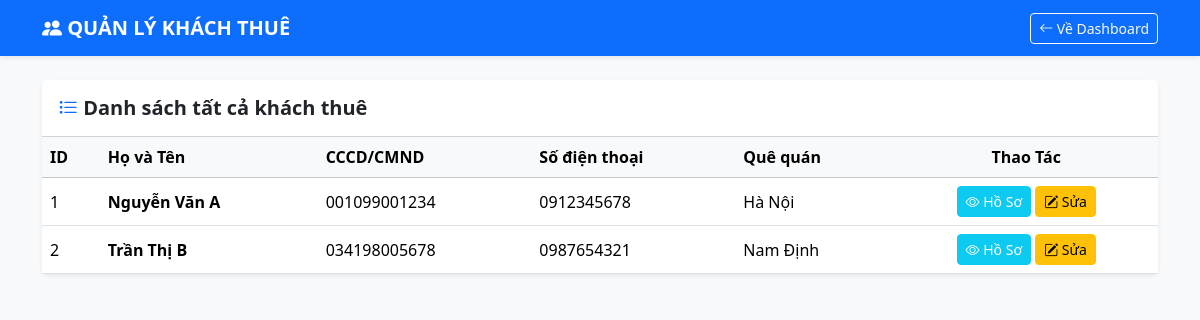
The page /index.php?controller=tenantManage&action=index (signed in) on the database its author committed.
### tables this page shows
CREATE TABLE `tenants` (
  `id` INT AUTO_INCREMENT PRIMARY KEY,
  `user_id` INT DEFAULT NULL,
  `fullname` VARCHAR(100) NOT NULL,
  `id_card` VARCHAR(20) NOT NULL UNIQUE,
  `phone` VARCHAR(15),
  `hometown` VARCHAR(100),
  `date_of_birth` DATE,
  FOREIGN KEY (`user_id`) REFERENCES `users`(`id`) ON DELETE SET NULL ON UPDATE CASCADE
);

### controllers/TenantManageController.php (called while the page is built, shortened)
<?php
require_once 'models/TenantModel.php';
class TenantManageController extends Controller {
    private $tenantModel;
    public function __construct() {
        $db = (new Database())->getConnection();
        $this->tenantModel = new TenantModel($db);
    }
    public function index() {
        $data = [
            'tenants' => $this->tenantModel->getAllTenants(),
            'success_msg' => $_SESSION['success_msg'] ?? '',
            'error_msg' => $_SESSION['error_msg'] ?? ''
        ];
        $this->view('tenants/index', $data);
    }
}
?>

### models/TenantModel.php (called while the page is built, shortened)
<?php
class TenantModel {
    private $conn;
    public function __construct($db) {
        $this->conn = $db;
    }
    public function getAllTenants() {
        $query = "SELECT * FROM tenants ORDER BY fullname ASC";
        $stmt = $this->conn->prepare($query);
        $stmt->execute();
        return $stmt->fetchAll(PDO::FETCH_ASSOC);
    }
}
?>

### views/tenants/index.php (the view, shortened to what this page needs)
<!DOCTYPE html>
<html lang="vi">
<head>
    <link href="https://cdn.jsdelivr.net/npm/bootstrap@5.3.2/dist/css/bootstrap.min.css" rel="stylesheet">
    <link rel="stylesheet" href="https://cdn.jsdelivr.net/npm/bootstrap-icons@1.11.1/font/bootstrap-icons.css">
</head>
<body class="bg-light pb-5">
<nav class="navbar navbar-expand-lg navbar-dark bg-primary shadow-sm mb-4">
  <div class="container">
    <a class="navbar-brand fw-bold" href="index.php"><i class="bi bi-people-fill"></i> QUẢN LÝ KHÁCH THUÊ</a>
    <div class="d-flex align-items-center text-white">
        <a href="index.php?controller=home&action=index" class="btn btn-sm btn-outline-light"><i class="bi bi-arrow-left"></i> Về Dashboard</a>
    </div>
  </div>
</nav>
<div class="container">
    <div class="card shadow-sm border-0">
        <div class="card-header bg-white d-flex justify-content-between align-items-center py-3">
            <h5 class="fw-bold m-0"><i class="bi bi-list-task text-primary"></i> Danh sách tất cả khách thuê</h5>
        </div>
        <div class="card-body p-0">
            <div class="table-responsive">
                <table class="table table-hover align-middle mb-0">
                    <thead class="table-light">
                        <tr>
                            <th>ID</th>
                            <th>Họ và Tên</th>
                            <th>CCCD/CMND</th>
                            <th>Số điện thoại</th>
                            <th>Quê quán</th>
                            <th class="text-center">Thao Tác</th>
                        </tr>
                    </thead>
                    <tbody>
                        <?php foreach($tenants as $t): ?>
                            <tr>
                                <td><?= $t['id'] ?></td>
                                <td class="fw-bold"><?= htmlspecialchars($t['fullname']) ?></td>
                                <td><?= htmlspecialchars($t['id_card']) ?></td>
                                <td><?= htmlspecialchars($t['phone']) ?></td>
                                <td><?= htmlspecialchars($t['hometown']) ?></td>
                                <td class="text-center">
                                    <a href="index.php?controller=tenantManage&action=show&id=<?= $t['id'] ?>" class="btn btn-sm btn-info text-white"><i class="bi bi-eye"></i> Hồ Sơ</a>
                                    <a href="index.php?controller=tenantManage&action=edit&id=<?= $t['id'] ?>" class="btn btn-sm btn-warning"><i class="bi bi-pencil-square"></i> Sửa</a>
                                </td>
                            </tr>
                        <?php endforeach; ?>
                    </tbody>
                </table>
            </div>
        </div>
    </div>
</div>
</body>
</html>

### rows shown on the page
tenants: id "1", fullname "Nguyễn Văn A", id_card "001099001234", phone "0912345678", hometown "Hà Nội"
tenants: id "2", fullname "Trần Thị B", id_card "034198005678", phone "0987654321", hometown "Nam Định"
